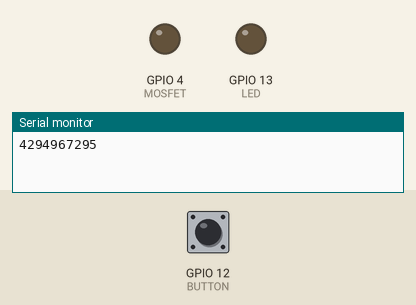
A program run on a simulated ESP8266 (NodeMCU). Shown: output pins drawn as LEDs (lit = HIGH), the last lines printed to the serial monitor. Inputs (shaded band) come from the test bench; at power-on: GPIO 12 (BUTTON) HIGH. WiFi joins after 1.5 s; servers stay silent unless stated; EEPROM starts erased.

Above: at 2.7 s.
2.8 s: GPIO 12 (BUTTON) pulled LOW for 1 s
At 2.95 s:
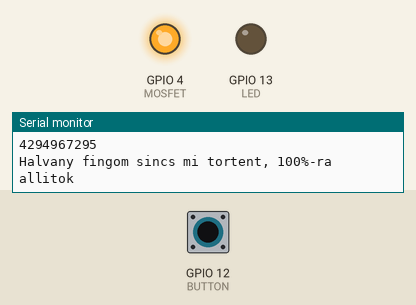
5.3 s: GPIO 12 (BUTTON) pulled LOW for 3.2 s
At 6.36 s:
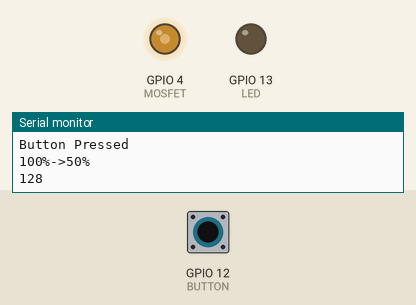
Timing chart, 0 to 9.8 s (numbered marks = the images above; inputs shaded):
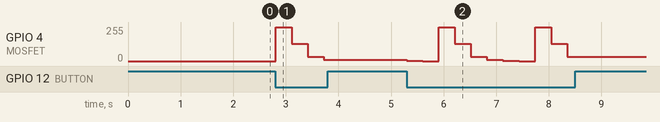

Measured:
- after the input at 2.8 s, GPIO 4 (MOSFET): 0/255 → 255/255 at once, → 128/255 0.30 s later, → 32/255 0.30 s later, → 8/255 0.30 s later
- after the input at 5.3 s, GPIO 4 (MOSFET): ramps from 255/255 to 0/255 and jumps back, once every 1.8 s

The program:

main.cpp
```cpp
#include <Arduino.h>
#include <ESP8266WiFi.h>
#include <DNSServer.h>
#include <ESP8266WebServer.h>
#include <WiFiManager.h>
#include <ArduinoOTA.h>
#include <EEPROM.h>

#define MOSFET 4
#define BUTTON 12
#define LED 13

unsigned long buttondelay = 300;
unsigned long buttonlast = 0;
unsigned int led_brightness;

void wifiConnect()
{
  WiFiManager wifiManager;
  wifiManager.setTimeout(180);
  if (!wifiManager.autoConnect("PrinterLEDAP"))
  {
    delay(3000);
    //reset and try again, or maybe put it to deep sleep
    ESP.reset();
    delay(5000);
  }
}

void otaSetup()
{
  ArduinoOTA.setPassword("PrinterLEDDimmer");
  ArduinoOTA.onStart([]() {
    String type;
    if (ArduinoOTA.getCommand() == U_FLASH)
    {
      type = "sketch";
    }
    else
    { // U_SPIFFS
      type = "filesystem";
    }

    // NOTE: if updating SPIFFS this would be the place to unmount SPIFFS using SPIFFS.end()
    Serial.println("Start updating " + type);
  });
  ArduinoOTA.onEnd([]() {
    Serial.println("\nEnd");
  });
  ArduinoOTA.onProgress([](unsigned int progress, unsigned int total) {
    Serial.printf("Progress: %u%%\r", (progress / (total / 100)));
  });
  ArduinoOTA.onError([](ota_error_t error) {
    Serial.printf("Error[%u]: ", error);
    if (error == OTA_AUTH_ERROR)
    {
      Serial.println("Auth Failed");
    }
    else if (error == OTA_BEGIN_ERROR)
    {
      Serial.println("Begin Failed");
    }
    else if (error == OTA_CONNECT_ERROR)
    {
      Serial.println("Connect Failed");
    }
    else if (error == OTA_RECEIVE_ERROR)
    {
      Serial.println("Receive Failed");
    }
    else if (error == OTA_END_ERROR)
    {
      Serial.println("End Failed");
    }
  });
  ArduinoOTA.begin();
}

void setup()
{
  //  Serial.begin(115200);
  EEPROM.begin(512);
  wifiConnect();
  otaSetup();
  pinMode(LED, OUTPUT);
  pinMode(MOSFET, OUTPUT);
  pinMode(BUTTON, INPUT_PULLUP);
  EEPROM.get(1, led_brightness);
  Serial.println(led_brightness);
  analogWriteRange(255);
  analogWriteFreq(200);
  analogWrite(MOSFET, led_brightness);
}

void loop()
{
  ArduinoOTA.handle();
  if (digitalRead(BUTTON) == LOW)
  {
    if (millis() - buttonlast > buttondelay || buttonlast == 0)
    {
      Serial.println("Button Pressed");
      switch (led_brightness)
      {
      case 255:
        Serial.println("100%->50%");
        led_brightness = 128;
        Serial.println(led_brightness);
        break;
      case 128:
        Serial.println("50%->10%");
        led_brightness = 32;
        Serial.println(led_brightness);
        break;
      case 32:
        Serial.println("12%->7%");
        led_brightness = 8;
        Serial.println(led_brightness);
        break;
      case 8:
        Serial.println("3%->1%");
        led_brightness = 1;
        Serial.println(led_brightness);
        break;
      case 1:
        Serial.println("3%->0%");
        led_brightness = 0;
        Serial.println(led_brightness);
        break;
      case 0:
        Serial.println("0%->100%");
        led_brightness = 255;
        Serial.println(led_brightness);
        break;
      default:
        Serial.println(led_brightness);
        Serial.println("Halvany fingom sincs mi tortent, 100%-ra allitok");
        led_brightness = 255;
      }
      EEPROM.put(1, led_brightness);
      EEPROM.commit();
      analogWrite(MOSFET, led_brightness);
      buttonlast = millis();
    }
  }
}
```
